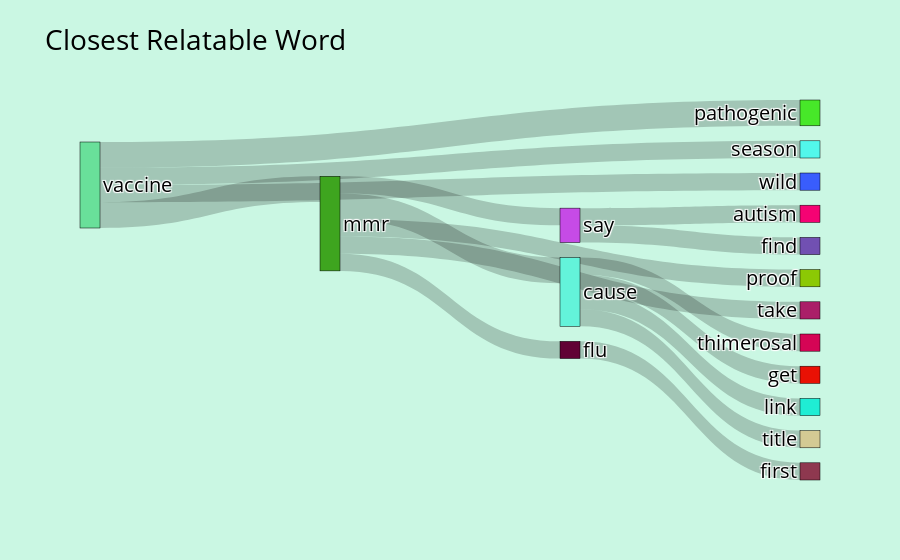

This figure's notebook cell:
### Markdown cell above
### This plot helps us find the closest relatable words from the current word , like synonyms which are words with similar meaning used in similar situations . But in this case we are not working with meanings just the plot which depicts words which are used in similar scenarios a lot :)

### Code cell
Link_Plot(data,'text',word='vaccine',preprocess_text=True)

### Figure 1 — Plotly figure (JSON) as saved in the notebook; plotly's stock layout.template omitted (floating-point values rounded to 4 significant figures)
{"data": [{"arrangement": "snap", "link": {"source": [7, 7, 7, 7, 13, 13, 13, 13, 13, 3, 12, 12, 12, 12, 16, 16], "target": [13, 2, 1, 9, 3, 12, 11, 16, 15, 8, 10, 5, 4, 14, 0, 6], "value": [3, 2, 3, 2, 2, 3, 2, 2, 2, 2, 2, 2, 2, 2, 2, 2]}, "node": {"color": ["#F50273", "#47E829", "#52F7EB", "#610335", "#D50555", "#E91104", "#7150B2", "#69E09A", "#8E384F", "#395DFD", "#1FEDD4", "#8CC904", "#63F3DA", "#3EA51F", "#D4CA94", "#AA1E68", "#C64BE6"], "label": ["autism", "pathogenic", "season", "flu", "thimerosal", "get", "find", "vaccine", "first", "wild", "link", "proof", "cause", "mmr", "title", "take", "say"], "line": {"color": "black", "width": 0.5}, "pad": 15, "thickness": 20}, "type": "sankey"}], "layout": {"font": {"color": "black", "size": 20}, "paper_bgcolor": "#caf7e3 ", "plot_bgcolor": "#252525", "title": {"text": "Closest Relatable Word"}}}
